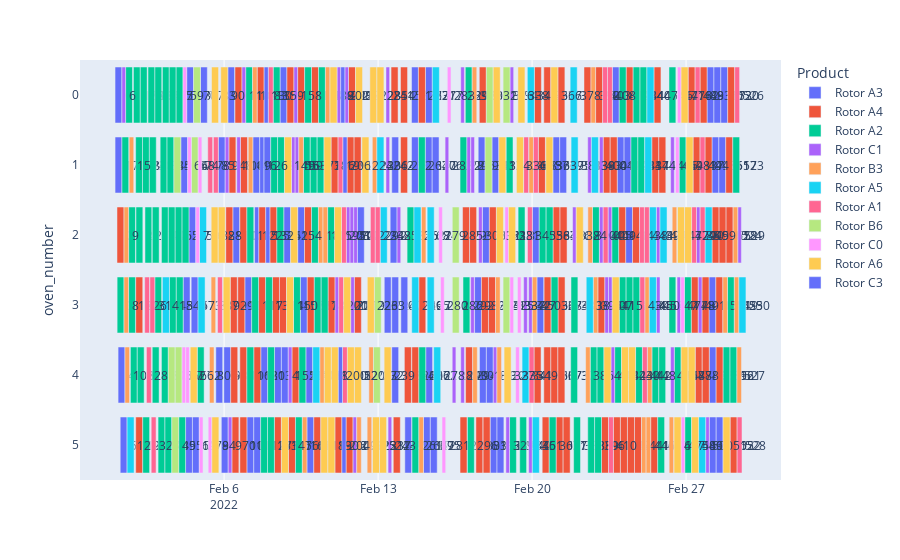

Notebook cell for this chart:
### Code cell
fig = px.timeline(kuka_output, x_start="start_job_date", x_end="finish_job_date", y="oven_number", color="Product", text="index")
fig.update_yaxes(autorange="reversed") # otherwise tasks are listed from the bottom up
fig.show()
